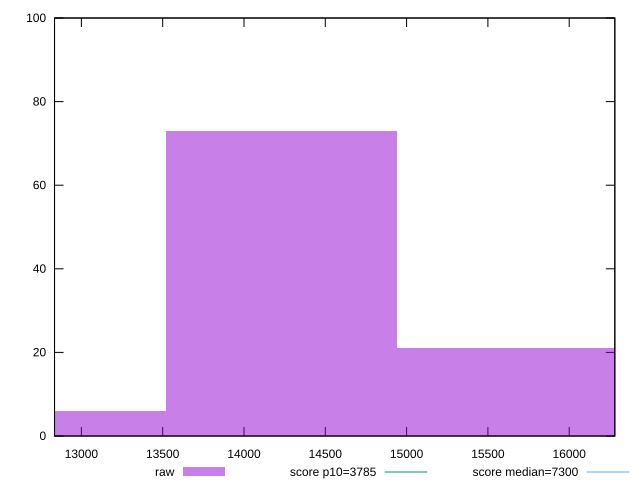

This chart was generated by the following gnuplot code:
reset

$raw <<EOF
14228.87291120612 73
15651.760202326732 21
12805.985620085508 6
EOF

set key outside below
set boxwidth 1422.887291120612
set xrange [12834.8845:16280.561999999998]
set yrange [0:100]
set trange [0:100]
set style fill transparent solid 0.5 noborder

set parametric
set terminal svg size 640, 490 enhanced background rgb 'white'
set output "reports/report_00027_2021-02-24T12-40-31.850Z/interactive/samples/music/raw/histogram.svg"

plot $raw title "raw" with boxes, \
     3785,t title "score p10=3785", \
     7300,t title "score median=7300"

reset
